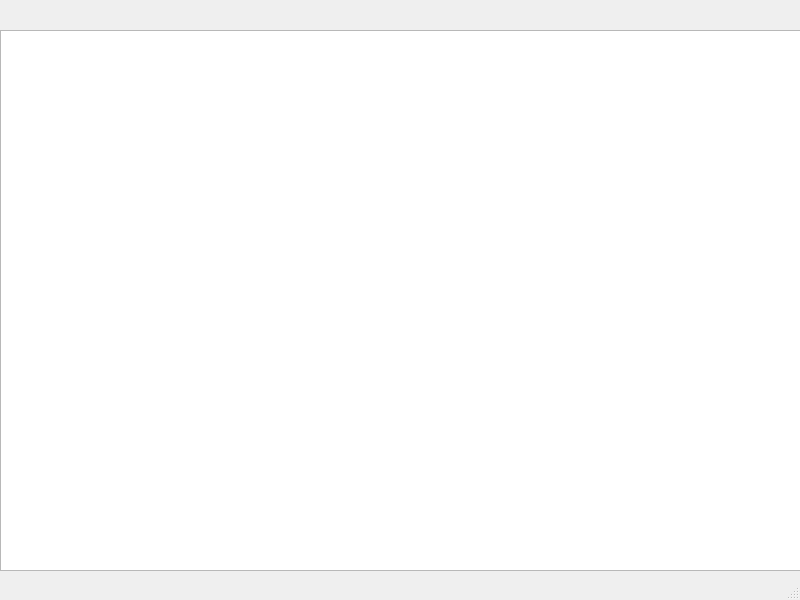
<?xml version="1.0" encoding="UTF-8"?>
<ui version="4.0">
 <class>MainWindow</class>
 <widget class="QMainWindow" name="MainWindow">
  <property name="geometry">
   <rect>
    <x>0</x>
    <y>0</y>
    <width>800</width>
    <height>600</height>
   </rect>
  </property>
  <property name="windowTitle">
   <string>MainWindow</string>
  </property>
  <widget class="QWidget" name="centralwidget">
   <widget class="QWidget" name="gridLayoutWidget">
    <property name="geometry">
     <rect>
      <x>0</x>
      <y>10</y>
      <width>801</width>
      <height>561</height>
     </rect>
    </property>
    <layout class="QGridLayout" name="gridLayout">
     <item row="1" column="0">
      <widget class="QGraphicsView" name="graphicsView"/>
     </item>
     <item row="0" column="0">
      <widget class="QLabel" name="label">
       <property name="text">
        <string/>
       </property>
      </widget>
     </item>
    </layout>
   </widget>
  </widget>
  <widget class="QStatusBar" name="statusbar"/>
 </widget>
 <resources/>
 <connections/>
</ui>
